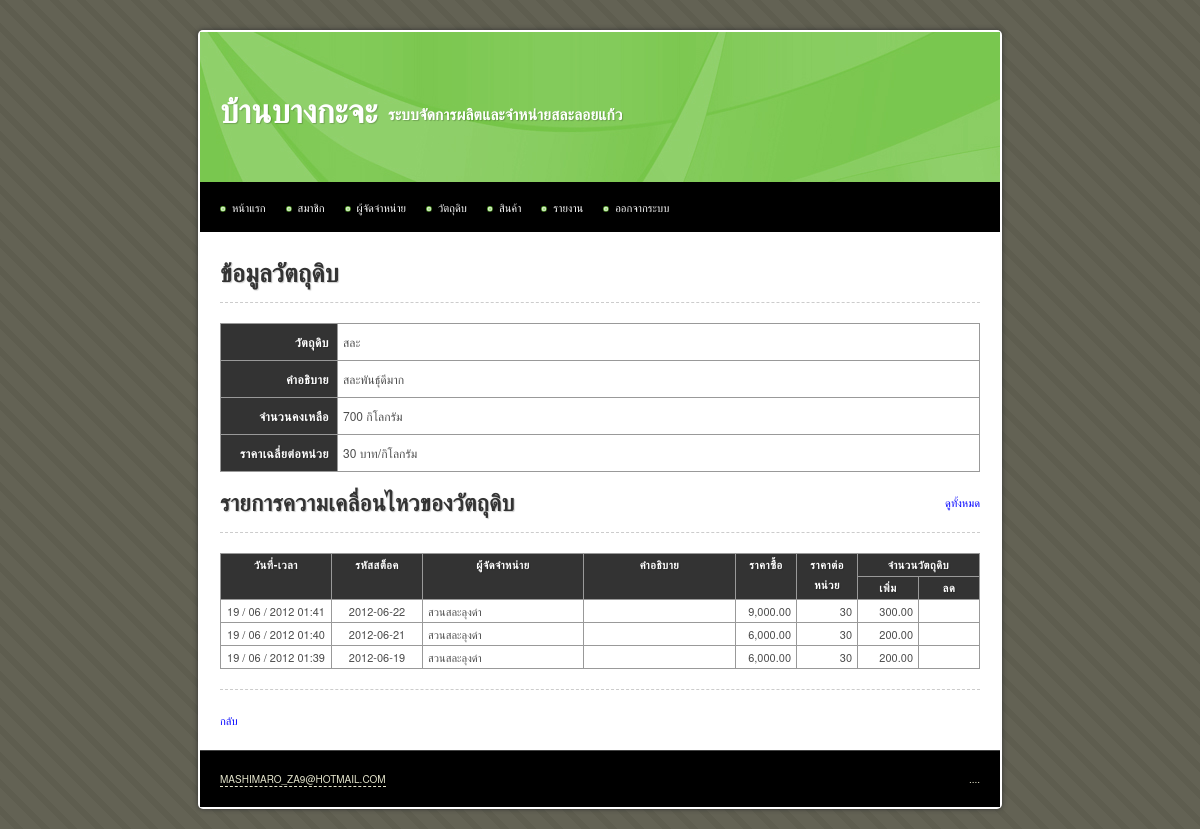
Before: /main/material_view.php?id=30 (signed in) with the older database file.
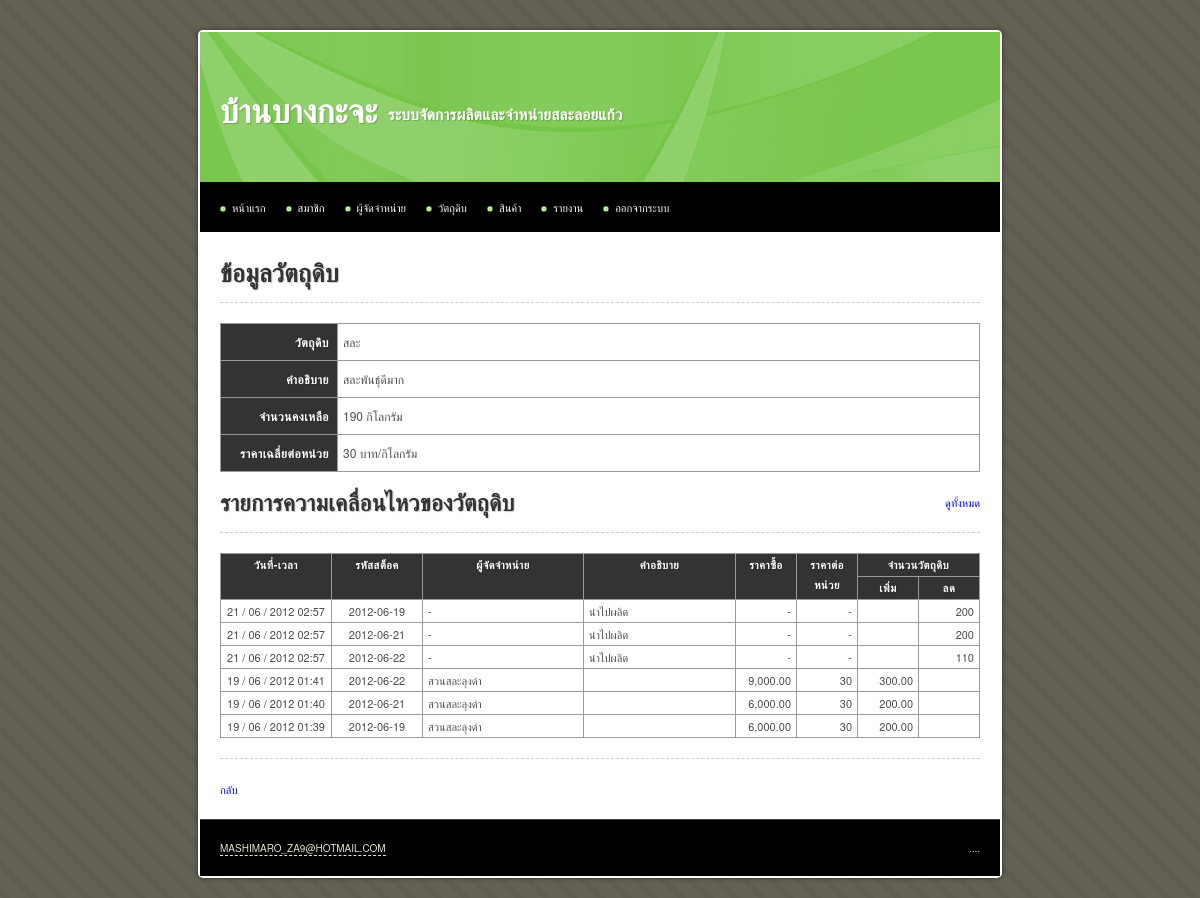
After: the same page with the newer database file.
### tables this page shows
CREATE TABLE IF NOT EXISTS `material` (
  `id` int(10) unsigned NOT NULL AUTO_INCREMENT,
  `name` varchar(255) NOT NULL,
  `total` int(10) NOT NULL,
  `description` text,
  `stock_min` int(10) unsigned NOT NULL DEFAULT '0',
  `stock_max` int(10) unsigned NOT NULL DEFAULT '0',
  `unit` varchar(255) NOT NULL,
  `date_create` datetime NOT NULL,
  `date_update` timestamp NOT NULL DEFAULT CURRENT_TIMESTAMP,
  `date_update_transaction` datetime DEFAULT NULL,
  PRIMARY KEY (`id`)
);

CREATE TABLE IF NOT EXISTS `material_transaction` (
  `id_material` int(10) unsigned NOT NULL,
  `id_supplier` int(10) unsigned DEFAULT NULL,
  `id_production_log` int(10) unsigned DEFAULT NULL,
  `stock_code` char(10) DEFAULT NULL,
  `description` text,
  `amount` decimal(10,2) unsigned NOT NULL DEFAULT '0.00',
  `quantity` decimal(10,2) NOT NULL DEFAULT '0.00',
  `date_create` timestamp NOT NULL DEFAULT CURRENT_TIMESTAMP,
  KEY `id_material` (`id_material`),
  KEY `FK_material_transaction_supplier` (`id_supplier`),
  CONSTRAINT `FK_material_transaction_material` FOREIGN KEY (`id_material`) REFERENCES `material` (`id`) ON DELETE CASCADE ON UPDATE CASCADE,
  CONSTRAINT `FK_material_transaction_supplier` FOREIGN KEY (`id_supplier`) REFERENCES `supplier` (`id`) ON UPDATE CASCADE
);

CREATE TABLE IF NOT EXISTS `supplier` (
  `id` int(10) unsigned NOT NULL AUTO_INCREMENT,
  `name` varchar(255) NOT NULL,
  `address` varchar(255) DEFAULT NULL,
  `tel` varchar(255) NOT NULL,
  `fax` varchar(255) DEFAULT NULL,
  `contact` varchar(255) NOT NULL,
  `contact_tel` varchar(255) NOT NULL,
  `date_create` datetime NOT NULL,
  `date_update` timestamp NOT NULL DEFAULT CURRENT_TIMESTAMP ON UPDATE CURRENT_TIMESTAMP,
  PRIMARY KEY (`id`)
);

### iic_tools/helpers/iic_utilities_helper.php (called while the page is built, shortened)
<?php
function change_date_format($date, $old_separator = "-", $old_format = 'y-m-d', $new_separator = " / ", $new_format = "d-m-y")
{
	@list($_old_format_path1, $_old_format_path2, $_old_format_path3) = explode('-', $old_format);
	@list($_date_path[$_old_format_path1], $_date_path[$_old_format_path2], $_date_path[$_old_format_path3]) = explode($old_separator, $date);
	@list($_new_format_path1, $_new_format_path2, $_new_format_path3) = explode('-', $new_format);
	$_new_date = $_date_path[$_new_format_path1].$new_separator.$_date_path[$_new_format_path2].$new_separator.$_date_path[$_new_format_path3];
	return $_new_date;
}
function change_date_time_format($date_time)
{
	@list($_date, $_time) = explode(" ", $date_time);
	$_new_date		= change_date_format($_date);
	$_new_date_time = $_new_date.' '.substr($_time, 0, 5);
	return $_new_date_time;
}
function remove_comma($number, $decimal = 0)
{
	$_int		= 0;
	$_decimal	= '';
	if(count(explode (".", $number)) > 1)
	{
		list($_int, $_decimal) = explode (".", $number);
	}
	else
	{
		$_int = ($number == '') ? 0 : $number;
	}
	$_int = explode (',', $_int);
	$_int = implode ($_int);
	$_new_number = $_int.$_decimal;
	return $_new_number;
}
function add_comma($number, $decimal = 0)
{
	$_sign		= '';
	$_int		= 0;
	$_decimal	= '';
	if(count(explode (".", $number)) > 1)
	{
		list($_int, $_decimal) = explode (".", $number);
	}
	else
	{
		$_int = ($number == '') ? 0 : $number;
	}
	$_int = remove_comma($_int);
	if(($_decimal == '' && $decimal > 0) || ($_decimal != ''))
	{
		$_decimal = '.'.$_decimal;
	}
	else if(strlen($_decimal) > 0)
	{
		$_decimal = '.'.$_decimal;
	}
	if($_int < 0)
	{
		$_sign = '-';
		$_int = str_replace('-', '', $_int);
	}
	else
	{
		$_sign = '';
	}
	$_total_loop = (strlen($_int) > 3) ? floor(strlen($_int) / 3) : 0;
	for($_loop = $_total_loop; $_loop > 0; $_loop--)
	{
		$_length = (3 * $_loop) * -1;
		$_int = substr_replace($_int, ',', $_length, 0 );
	}
	$_new_number = $_sign.$_int.$_decimal;
	return $_new_number;
}

### main/material_view.php (the view, shortened to what this page needs)
<?php
$sql = 'SELECT *
		FROM material
		WHERE id = '.$_GET['id'];
$query = mysql_query($sql) or die(mysql_error());
$data = mysql_fetch_array($query);
$total_stock_remain = 0;
$total_stock_value = 0;
$sql = 'SELECT
			stock_code,
			SUM(quantity) AS "material_remain",
			ROUND(SUM(amount) / (SELECT SUM(quantity)
									FROM material_transaction
									WHERE
										quantity > 0
										AND stock_code = t1.stock_code
										AND id_material = t1.id_material
								), 2) AS "average_price_per_unit"
		FROM material_transaction AS t1
		WHERE id_material = '.$_GET['id'].'
		GROUP BY stock_code';
$query = mysql_query($sql) or die(mysql_error());
while($data_cost = mysql_fetch_array($query))
{
	$total_stock_remain += $data_cost['material_remain'];
	$total_stock_value += $data_cost['material_remain'] * $data_cost['average_price_per_unit'];
}
$average_cost_per_unit = round($total_stock_value/$total_stock_remain, 2);
?>
<!DOCTYPE html PUBLIC "-//W3C//DTD XHTML 1.0 Transitional//EN" "http://www.w3.org/TR/xhtml1/DTD/xhtml1-transitional.dtd">
<html xmlns="http://www.w3.org/1999/xhtml">
<head>
<?php include("inc.css.php"); ?>
</head>
<body>
<div id="container">
	<?php include("inc.header.php"); ?>
	<div id="content">
		<h1>ข้อมูลวัตถุดิบ</h1>
		<hr>
		<table id="material_description" class="text_12">
			<tr>
				<th>วัตถุดิบ</th>
				<td><?php echo $data['name'] ?></td>
			</tr>
			<tr>
				<th>คำอธิบาย</th>
				<td><?php echo $data['description'] ?></td>
			</tr>
			<tr>
				<th>จำนวนคงเหลือ</th>
				<td><?php echo add_comma($data['total']) ?> <?php echo $data['unit'] ?></td>
			</tr>
			<tr>
				<th>ราคาเฉลี่ยต่อหน่วย</th>
				<td><?php echo add_comma($average_cost_per_unit) ?> บาท/<?php echo $data['unit'] ?></td>
			</tr>
		</table>
		<a href="material_transaction_view.php?id=<?php echo $_GET['id'] ?>" class="float_r">ดูทั้งหมด</a>
		<h2>รายการความเคลื่อนไหวของวัตถุดิบ</h2>
		<hr />
		<table width="100%">
			<tr>
				<th rowspan="2" width="100">วันที่-เวลา</th>
				<th rowspan="2" width="80">รหัสสต็อค</th>
				<th rowspan="2" width="150">ผู้จัดจำหน่าย</th>
				<th rowspan="2">คำอธิบาย</th>
				<th rowspan="2" width="50">ราคาซื้อ</th>
				<th rowspan="2" width="50">ราคาต่อหน่วย</th>
				<th colspan="2">จำนวนวัตถุดิบ</th>
			</tr>
			<tr>
				<th width="50">เพิ่ม</th>
				<th width="50">ลด</th>
			</tr>
			<?php
			$sql = 'SELECT
						material_transaction.date_create,
						material_transaction.stock_code,
						name,
						description,
						amount,
						quantity
					FROM material_transaction
					LEFT JOIN supplier
					ON material_transaction.id_supplier = supplier.id
					WHERE
						material_transaction.id_material = '.$_GET['id'].'
					ORDER BY
						material_transaction.date_create DESC
					LIMIT 10';
			$query = mysql_query($sql) or die(mysql_error());
			$query_rows = mysql_num_rows($query);
			if($query_rows > 0)
			{
				while($data = mysql_fetch_array($query))
				{
					$cost_per_unit = add_comma(round($data['amount']/abs($data['quantity']), 2));
					if($data['quantity'] > 0)
					{
						$deposit   = add_comma($data['quantity']);
						$withdraw  = '';
						$data['amount'] = add_comma($data['amount']);
					}
					else
					{
						$deposit   = '';
						$withdraw  = add_comma(abs($data['quantity']));
						$data['name'] = '-';
						$data['amount'] = '-';
						$cost_per_unit = '-';
					}
					echo '<tr>
							  <td class="center nowarp">'.change_date_time_format($data['date_create']).'</td>
							  <td class="center nowarp">'.$data['stock_code'].'</td>
							  <td>'.$data['name'].'</td>
							  <td>'.$data['description'].'</td>
							  <td class="right">'.$data['amount'].'</td>
							  <td class="right">'.$cost_per_unit.'</td>
							  <td class="right">'.$deposit.'</td>
							  <td class="right">'.$withdraw.'</td>
						  </tr>';
				}
			}
			else
			{
				echo '<tr><td colspan="7" class="center">ไม่มีข้อมูล</td></tr>';
			}
			?>
		</table>
		<hr />
		<a href="material.php">กลับ</a>
	</div>
	<?php include("inc.footer.php"); ?>
</div>
</body>
</html>

### main/inc.css.php
<link rel="stylesheet" type="text/css" href="../iic_tools/css/aristo/Aristo.css" />
<link rel="stylesheet" type="text/css" href="../iic_tools/css/iic_layout.css" />
<link rel="stylesheet" type="text/css" href="../iic_tools/css/iic_style.css" />
<link rel="stylesheet" type="text/css" href="../css/style.css" />

### main/inc.header.php (shortened to what this page needs)
<div id="header">
	<h1>บ้านบางกะจะ</h1>
	<h2>ระบบจัดการผลิตและจำหน่ายสละลอยแก้ว</h2>
</div>
<div id="menu">
	<ul>
		<li><a href="index.php">หน้าแรก</a></li>
		<li><a href="member.php">สมาชิก</a></li>
		<li><a href="supplier.php">ผู้จัดจำหน่าย</a></li>
		<li><a href="material.php">วัตถุดิบ</a>
			</li>
		<li><a href="product.php">สินค้า</a>
		</li>
		<li>
			<a href="#">รายงาน</a>
		</li>
		<li><a href="logout.php">ออกจากระบบ</a></li>
	</ul>
</div>

### main/inc.footer.php
<div id="footer">
	<p class="copyright"><a href="http://famfamfam.com/">mashimaro_za9@hotmail.com</a></p>
	<p class="links">....</p>
</div>

### iic_tools/css/iic_layout.css (style rules this page uses)
html, body, div, span, applet, object, iframe, h1, h2, h3, h4, h5, h6, p, blockquote, pre, a, abbr, acronym, address, big, cite, code, del, dfn, em, font, img, ins, kbd, q, s, samp, small, strike, strong, sub, sup, tt, var, b, u, i, center, dl, dt, dd, ol, ul, li, fieldset, form, label, legend, table, caption, tbody, tfoot, thead, tr, th, td { margin:0; padding:0; border:0; outline:0; font-size:100%; vertical-align:baseline; background:transparent }
ol, ul { list-style:none }
table { border-collapse:collapse; border-spacing:0 }
body { font: 14px/1.5 'Microsoft Sans Serif', 'Helvetica Neue', Arial, 'Liberation Sans', FreeSans, sans-serif }
hr { border:0 #ccc solid; border-top-width:1px; clear:both; height:0 }
h1 { font-size:25px }
h2 { font-size:23px }
li { margin-left:30px }
p, dl, hr, h1, h2, h3, h4, h5, h6, h7, ol, ul, pre, table, address, fieldset { margin-bottom:20px }

### iic_tools/css/iic_style.css (style rules this page uses)
.float_r { float: right; }
.center { text-align: center; }
.right { text-align: right; }
.nowarp { white-space: nowrap; }
.text_12 { font-size: 12px; }
a:link { color: #00F; text-decoration: none; }

### css/style.css (style rules this page uses)
body { margin: 30px 0px 20px 0px; padding: 0; background: #D7D7BD url(../images/img01.png) repeat; text-align: justify; line-height: 20px; font-size: 11px; color: #4C4C4C; }
h1, h2, h3, h4, h5, h6, th, b, strong { color: #333; letter-spacing: 0.25px; text-shadow: 1px 1px 1px rgba(0, 0, 0, 0.2); -moz-text-shadow: 1px 1px 1px rgba(0, 0, 0, 0.2); -webkit-text-shadow: 1px 1px 1px rgba(0, 0, 0, 0.2); }
hr { border-style: dashed; }
#container { background: #FFF; display: table; width: 800px; margin: auto; padding: 2px; border-radius: 5px; -moz-border-radius: 5px; -webkit-border-radius: 5px; box-shadow: 0px 0px 5px #333; -moz-box-shadow: 0px 0px 5px #333; -webkit-box-shadow: 0px 0px 5px #333; }
#content { background: #FFF; padding: 20px; }
#content h1 { margin-top: 10px; }
table { border: 1px solid #000; border-collapse: collapse; width: 100% }
table td, table th { padding: 1px 5px; border: 1px solid #999; border-collapse: collapse; }
table th { background-color: #333; border: 1px solid #999; color: #FFF; text-align: center; letter-spacing: 0.5px; }
#header { height: 150px; margin: 0px auto; background: #FFAC16 url(../images/img03.jpg) left top; }
#header h1, #header h2 { margin: 0px; padding: 0; text-transform: uppercase; font-family: Arial, Helvetica, sans-serif; font-weight: bold; color: #FFFFFF; }
#header h1 { float: left; padding: 70px 10px 10px 20px; font-size: 3em; }
#header h2 { padding: 73px 10px 0px 0px; font-size: 1.4em; }
#menu { background: #000; height: 50px; line-height: 50px; margin: 0px auto; padding: 0 0 0 20px; }
#menu ul { margin: 0px; list-style: none; }
#menu ul li { float: left; margin-left: 0px; position: relative; }
#menu ul li a { display: block; border: none; background: url(../images/img05.jpg) no-repeat left 55%; padding: 0px 0px 0px 12px; margin-right: 20px; text-decoration: none; color: #FFFFFF; }
#footer { clear: both; height: 38px; margin: 0px auto; padding-top: 18px; border-top: 1px solid #444444; background: #000000; text-transform: uppercase; font-size: 10px; color: #E5E5CC; }
#footer .copyright { float: left; margin: 0px; padding-left: 20px; text-align: center; }
#footer .links { float: right; margin: 0px; padding-right: 20px; text-align: center; }
#footer a { border-bottom: 1px #E5E5CC dashed; text-decoration: none; color: #E5E5CC; }

### main/material_view.php (style rules this page uses)
#material_description th { padding: 8px; text-align: right; width: 100px; white-space: nowrap; }

Changed rows visible on the page:
changed material "สละ": total "700" → "190"
added material_transaction: date_create "21 / 06 / 2012 02:57", stock_code "2012-06-19", name "-", description "นำไปผลิต", amount "-", quantity "-", quantity "200"
added material_transaction: date_create "21 / 06 / 2012 02:57", stock_code "2012-06-21", name "-", description "นำไปผลิต", amount "-", quantity "-", quantity "200"
added material_transaction: date_create "21 / 06 / 2012 02:57", stock_code "2012-06-22", name "-", description "นำไปผลิต", amount "-", quantity "-", quantity "110"
